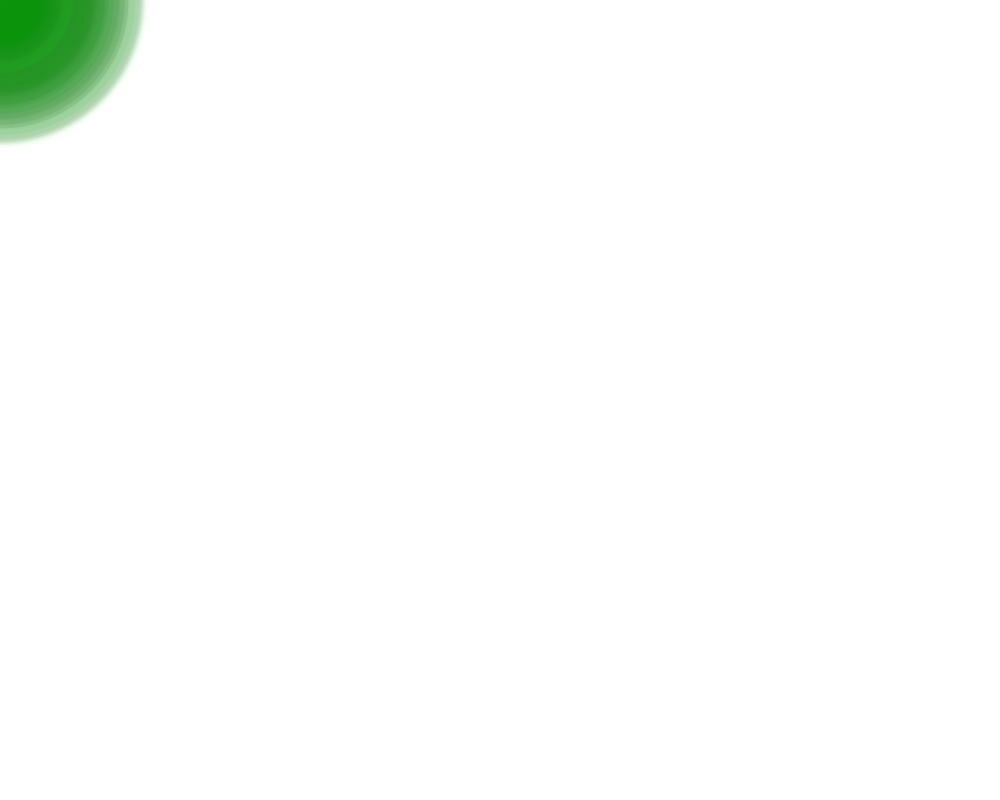
Frame 1 (no input)
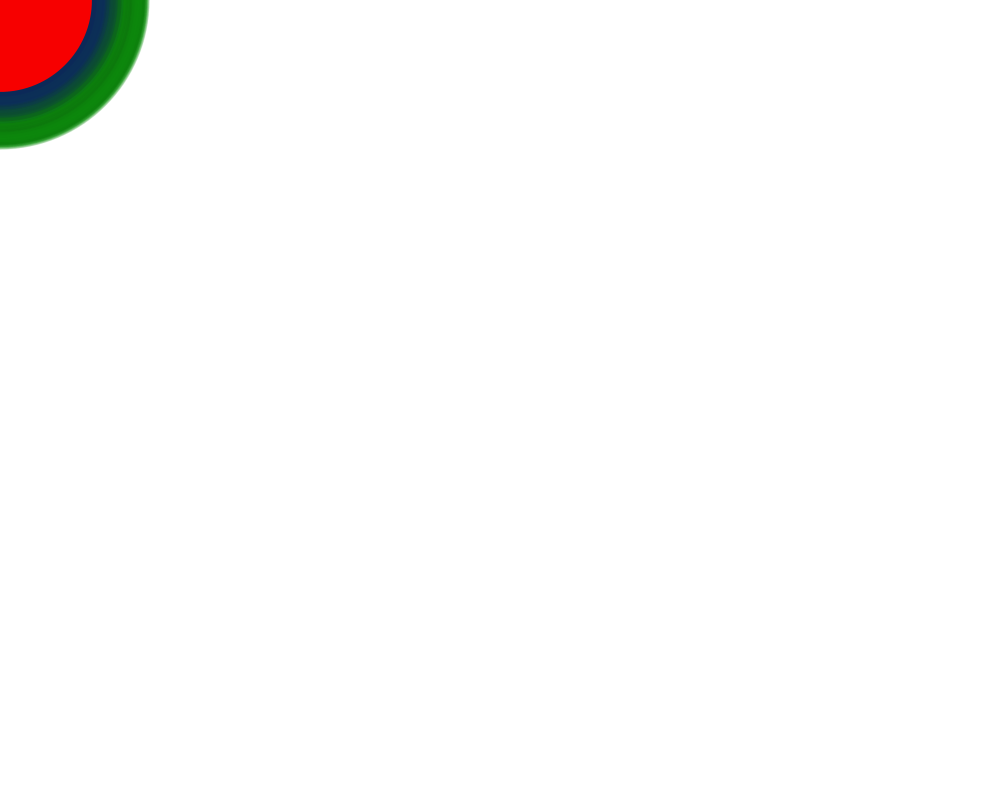
Frame 60 (the mouse pressed at the canvas centre just before this capture)
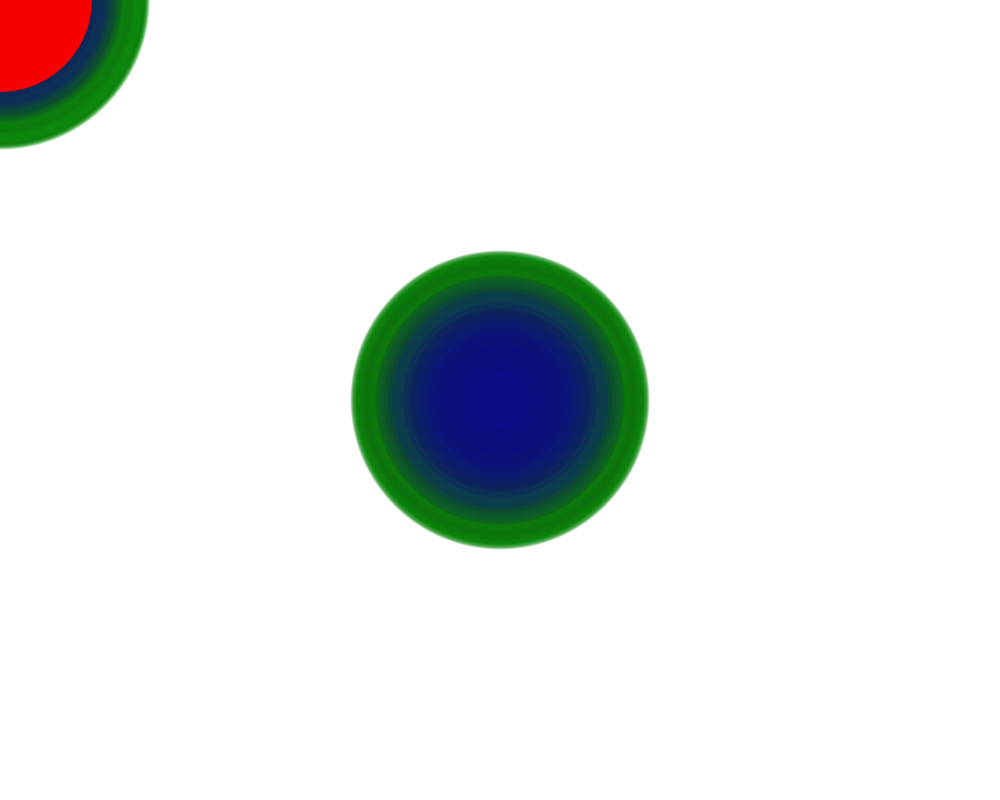
Frame 120 (the mouse held since frame 60 and released just before this capture)

The Processing sketch that drew these frames (run headless with seeded random() and noise(); from frame 60 on, the mouse is pressed at the canvas centre):

// Processing sketch: processing_71777
// ── processing_71777.pde

//Eric Beasley
//GAM240 Project 3

void setup() {

size(1000, 800);
smooth();
background(255);

}
void draw() {

float c = random(3);

//loops blue dots
if (c < 1) {
  for (int l = 0; l < 100; l++) {
  fill(0,0,random(255),10);
  float r = random(250);
  noStroke();
  ellipse(mouseX, mouseY, r, r); }}
 
 //loops green dots 
  else if (c < 2) {
  for (int l = 0; l < 100; l++) {
  fill(0,random(255),0,10);
  float r = random(300);
  noStroke();
  ellipse(mouseX, mouseY, r, r);}}

//taking out red
  else if (c < 3) {
  for (int l = 0; l < 75; l++) 
  fill(random(255),0,0);
  float r = random(200);
  noStroke();
  ellipse(mouseX, mouseY, r, r);
  }
}
